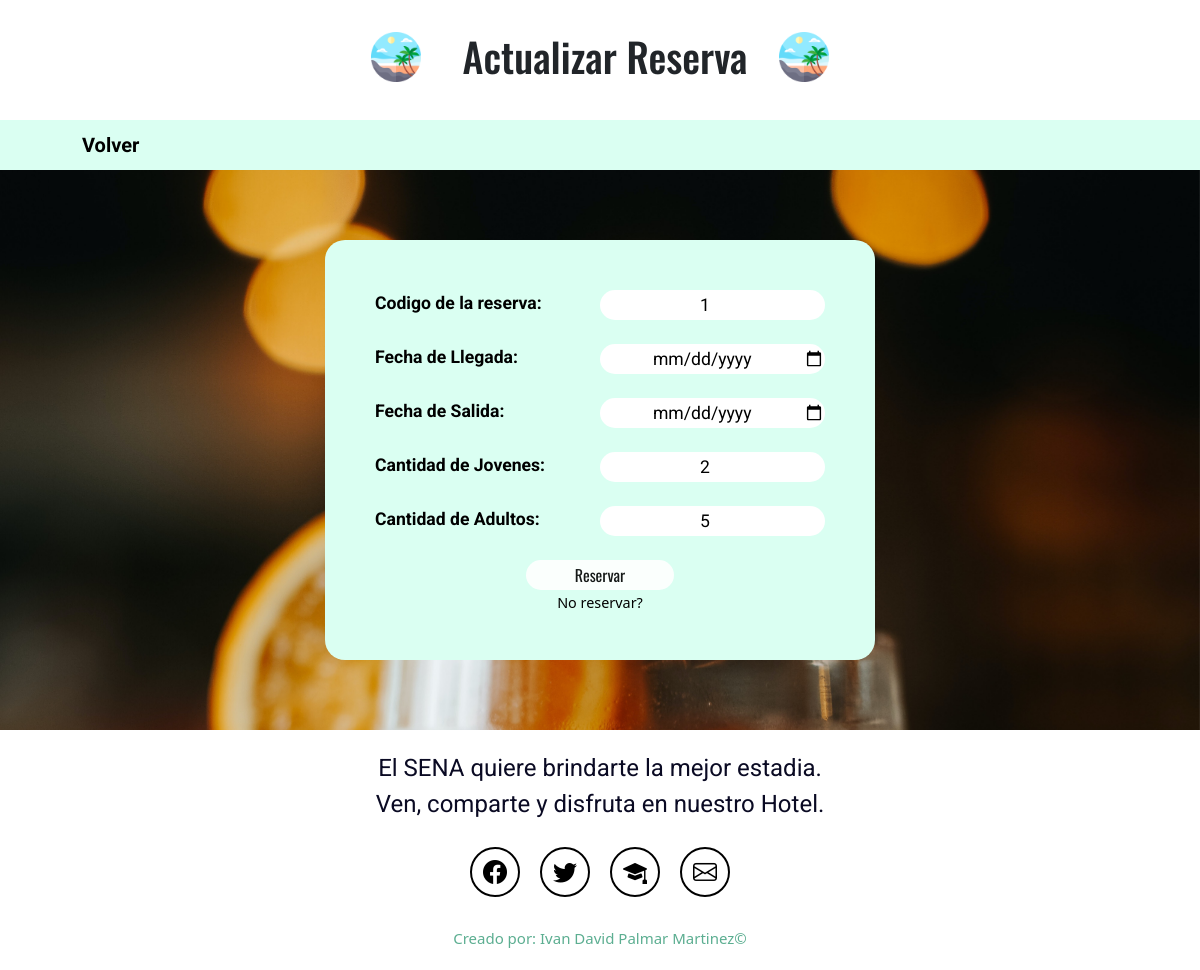
The page /reservas/actualizaReserva/1 on the database its author committed.
### reservaGestion/models.py (models this page shows)
class tb_reserva(models.Model):
    codigo_res = models.IntegerField(primary_key=True,verbose_name="Codigo de la reserva")
    numeroDocumento_cli = models.ForeignKey(tb_usuarios, verbose_name="Numero de documento del usuario", on_delete=models.CASCADE)
    fechaInicio_res = models.DateField(verbose_name='Fecha de inicio', auto_now=False, auto_now_add=False)
    fechaSalida_res = models.DateField(verbose_name='Fecha de salida', auto_now=False, auto_now_add=False)
    cantidadJovenes_res = models.IntegerField(verbose_name='Cantidad de jovenes')
    cantidadAdultos_res = models.IntegerField(verbose_name='Cantidad de adultos')
    codigo_hab = models.ForeignKey(tb_habitacion, default=0, verbose_name="Codigo de la habitacion", on_delete=models.CASCADE)

### reservaGestion/views.py (the view)
# urls.py: path('actualizaReserva/<codigo>',actualizaReserva,name='actualizaReserva'),
def actualizaReserva(request,codigo):
    reserva = tb_reserva.objects.get(codigo_res = codigo)
    contexto = {
        'reserva' : reserva
    }
    return render(request, 'actualizarReserva.html',contexto)

### templates/actualizarReserva.html (shortened to what this page needs)
{% load static %}
<!DOCTYPE html>
<html lang="es">
<head>
    <link href="https://cdn.jsdelivr.net/npm/bootstrap@5.3.0/dist/css/bootstrap.min.css" rel="stylesheet">
    <link rel="stylesheet" href="https://cdn.jsdelivr.net/npm/bootstrap-icons@1.10.5/font/bootstrap-icons.css">
    <link rel="stylesheet" href="{% static 'css/actualizarReserva.css' %}">
</head>
<body>
    <header>
        <div class="logoIzquierdo">
            <img src="{% static 'img/playa.png' %}" alt="logoIzquierda">
        </div>
        <h1 class="tituloEncabezado">Actualizar Reserva</h1>
        <div class="logoIzquierdo">
            <img src="{% static 'img/playa.png' %}" alt="logoIzquierda">
        </div>
    </header>
    <div class="contenedorEnlaces">
        <ul>
            <li><a href="{% url 'mostrarReserva' %}">Volver</a></li>
        </ul>
    </div>
    <section class="formRegistro">
        <form class="container contenedor" method="POST" action="actualizarReserva/">{% csrf_token %}
            <div class="campo">
                <label for="codigoRes">Codigo de la reserva:</label>
                <input type="number" name="codigoRes" id="codigoRes" value='{{reserva.codigo_res}}' required>
            </div>
            <br>
            <div class="campo">
                <label for="fechaLlegada">Fecha de Llegada:</label>
                <input type="date" name="fechaLlegada" id="fechaLlegada"  value='{{reserva.fechaInicio_res}}'>
            </div>
            <br>
            <div class="campo">
                <label for="fechaSalida">Fecha de Salida:</label>
                <input type="date" name="fechaSalida" id="fechaSalida" value='{{reserva.fechaSalida_res}}'>
            </div>
            <br>
            <div class="campo">
                <label for="cantidadJovenes">Cantidad de Jovenes:</label>
                <input type="number" name="cantidadJovenes" id="cantidadJovenes"  value='{{reserva.cantidadJovenes_res}}'>
            </div>
            <br>
            <div class="campo">
                <label for="cantidadAdultos">Cantidad de Adultos:</label>
                <input type="number" name="cantidadAdultos" id="cantidadAdultos"  value='{{reserva.cantidadAdultos_res}}'>
            </div>
            <br>
            <input class="boton" type="submit" value="Reservar">
            <br>
            <a href="{% url 'volver' %}">No reservar?</a>
            <br>
        </form>
    </section>
     <footer class="d-flex flex-column align-items-center justify-content-center">
        <p class="footer-texto text-center">El SENA quiere brindarte la mejor estadia.
            <br>Ven, comparte y disfruta en nuestro Hotel.</p>
        <div class="iconos-redes-sociales d-flex flex-wrap align-items-center justify-content-center">
            <a href="https://web.facebook.com/sena.soacha/?locale=es_LA&_rdc=1&_rdr" target="_blank" rel="noopener noreferrer">
                <i class="bi bi-facebook"></i>
            </a>
            <a href="https://twitter.com/SENASoacha?ref_src=twsrc%5Egoogle%7Ctwcamp%5Eserp%7Ctwgr%5Eauthor" target="_blank" rel="noopener noreferrer">
                <i class="bi bi-twitter"></i>
            </a>
            <a href="https://senasoachacide.blogspot.com/" target="_blank" rel="noopener noreferrer">
                <i class="bi bi-mortarboard-fill"></i>
            </a>
            <a href="mailto:servicioalciudadano@sena.edu.co " target="_blank" rel="noopener noreferrer">
                <i class="bi bi-envelope"></i>
            </a>
        </div>
        <div class="derechos-de-autor">Creado por: Ivan David Palmar Martinez&#169;</div>
    </footer>
</body>
</html

### crudProyecto/static/css/actualizarReserva.css (style rules this page uses)
section { display: flex; flex-direction: column; align-items: center; justify-content: center; }
h1 { font-size: 2.5rem; font-family: 'Oswald', sans-serif; }
header { display: flex; justify-content: center; height: 120px; }
header .tituloEncabezado { align-self: center; margin-left: 10px; }
header .logoIzquierdo { width: -100%; padding: 32px; }
.logoIzquierdo img { width: 50px; height: 50px; }
.contenedorEnlaces { background-color: #dafff2; width: 100%; height: 50px; padding-top: 10px; }
ul { display: inline-flex; align-items: center; list-style: none; }
li a { color: black; text-decoration: none; font-size: 20px; font-family: 'Roboto', sans-serif; margin-left: 50px; font-weight: bold; }
.formRegistro { padding: 70px; background-image: url('../img/cosmopolitan.jpg'); background-size:cover; background-attachment: fixed; }
.contenedor { width: 550px; height: 420px; padding: 10px; padding-top: 50px; background-color: #dafff2; color: black; max-width: 600px; text-align: center; border-radius: 20px; }
.formRegistro .campo { width: 100%; display: flex; flex-direction: row; justify-content: space-between; font-family: 'Roboto', sans-serif; padding: 0px 40px 0px 40px; font-size: 1.1rem; }
.campo label { width: 50%; text-align: start; font-weight: bold; }
.campo input, .campo select { width: 50%; text-align: center; background-color: white; height: 30px; border: none; border-radius: 20px; }
.formRegistro .boton { width: 28%; height: 30px; background-color: white; color: #000; font-family: 'Oswald', sans-serif; border: none; border-radius: 20px; opacity: 0.9; }
.formRegistro a { text-decoration: none; font-size: 0.9rem; color: black; }
footer { min-height: 200px; color: #0a0a23; background-color: white; }
.footer-texto { font-size: 1.5rem; padding: 20px; margin-bottom: 15px; font-family: 'Roboto', sans-serif; }
.iconos-redes-sociales a { width: 50px; height: 50px; display: flex; align-items: center; justify-content: center; padding: 2px; margin: 10px; border: 2px solid black; border-radius: 50px; transition: all 0.2s ease-in; margin-top: -10px; }
.iconos-redes-sociales i { color: black; font-size: 1.5rem; transition: all 0.2s ease-in; }
.derechos-de-autor { text-align: center; font-size: 15px; color: rgb(92, 174, 145); padding: 20px; }

### rows shown on the page
tb_reserva: codigoRes "1", cantidadJovenes "2", cantidadAdultos "5"
